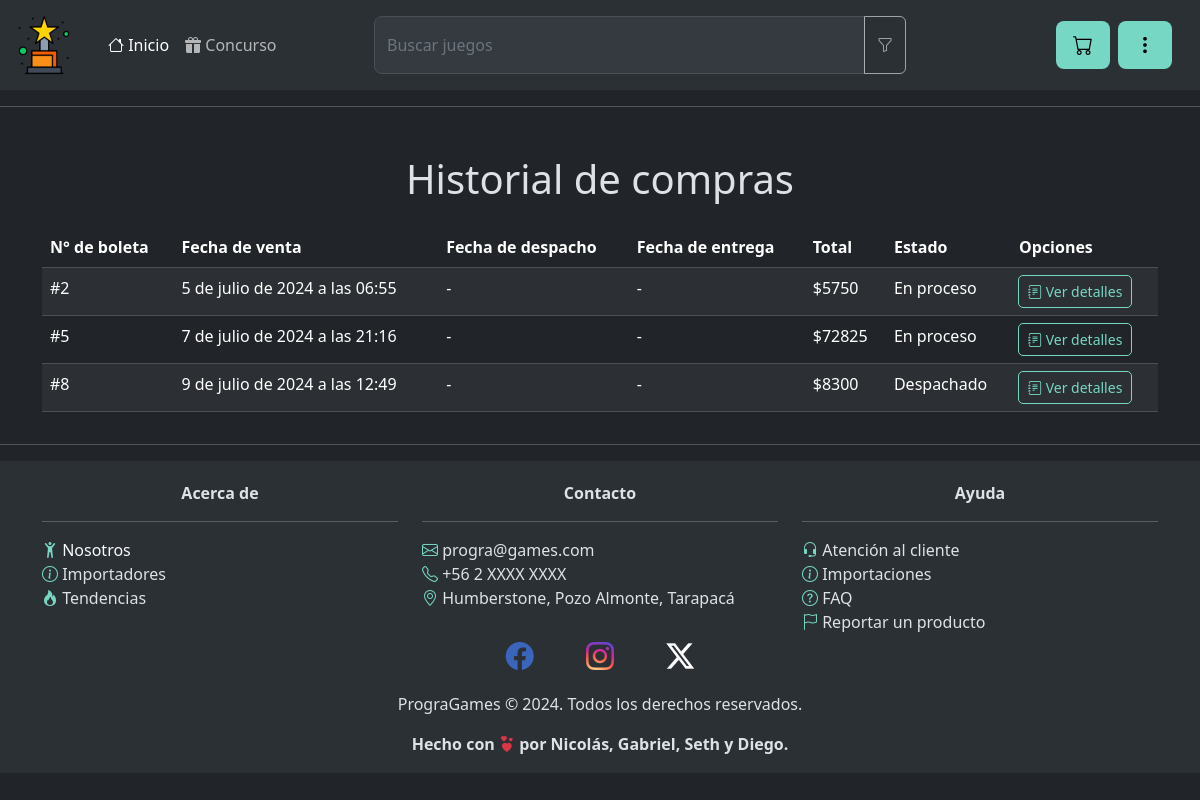
/historial_compras/ (signed in), run on the app's committed database.
### core/models.py (models this page shows, shortened)
class Boleta(models.Model):
	ESTADO_PEDIDOS = [
		("Anulado", "Anulado"),
		("En proceso", "En proceso"),
		("Despachado", "Despachado"),
		("Entregado", "Entregado"),
		("Vendido", "Vendido")
	]
	id = models.AutoField(primary_key=True)
	rut = models.CharField(max_length=12, blank=True, null=True)
	productos = models.ManyToManyField(Producto, through="ProductoEnBoleta")
	fecha = models.DateTimeField(default=timezone.now)
	total = models.DecimalField(max_digits=12, decimal_places=0)
	estado_pedido = models.CharField(max_length=20, choices=ESTADO_PEDIDOS, default="En proceso")

### core/views.py (the view)
# urls.py: path("historial_compras/", historial_compras, name="historial_compras"),
def historial_compras(request):
	boletas = Boleta.objects.filter(rut=request.session.get("cuenta_rut"))
	return render(request, "core/historial_compras.html", {"boletas": boletas})

### core/templates/core/historial_compras.html (shortened to what this page needs)
{% load static %}
<!DOCTYPE html>
<html lang="es" data-bs-theme="dark">
<head>
	<link rel="stylesheet" href="{% static "core/css/style.css" %}">
	<link href="https://cdn.jsdelivr.net/npm/bootstrap@5.3.3/dist/css/bootstrap.min.css" rel="stylesheet">
</head>
<body>
	{% include "./navegacion.html" %}
	<hr>
	<div class="container">
		<h1 class="mt-5 text-center">Historial de compras</h1>
		<div class="table-responsive">
			<table class="table table-striped mt-3">
				<thead class="bg-dark text-white">
					<tr>
						<th>N° de boleta</th>
						<th>Fecha de venta</th>
						<th>Fecha de despacho</th>
						<th>Fecha de entrega</th>
						<th>Total</th>
						<th>Estado</th>
						<th>Opciones</th>
					</tr>
				</thead>
				<tbody>
					{% for boleta in boletas %}
						<tr>
							<td>#{{boleta.id}}</td>
							<td>{{boleta.fecha}}</td>
							<td>-</td>
							<td>-</td>
							<td>${{boleta.total}}</td>
							<td>{{boleta.estado_pedido}}</td>
							<td>
								<button type="button" class="btn btn-custom-outline btn-sm btnDetalles" id="detalles{{boleta.id}}"><i class="bi bi-journal-text"></i> Ver detalles</button>
							</td>
						</tr>
					{% endfor %}
				</tbody>
			</table>
		</div>
	</div>
	<hr>
	{% include "./footer.html" %}
</body>
</html>

### core/static/core/css/style.css (style rules this page uses)
body { background-image: linear-gradient(to left right, rgb(62, 62, 62), rgb(0, 0, 0), rgb(62, 62, 62)); }

### core/templates/core/navegacion.html (style rules this page uses)
.btn-custom-outline { color: #76D7C4; outline-color: #76D7C4; outline-style: solid; outline-width: 1px; }

### data on the page
Boleta: id "2", fecha "5 de julio de 2024 a las 06:55", total "5750", estado_pedido "En proceso"
Boleta: id "5", fecha "7 de julio de 2024 a las 21:16", total "72825", estado_pedido "En proceso"
Boleta: id "8", fecha "9 de julio de 2024 a las 12:49", total "8300", estado_pedido "Despachado"
